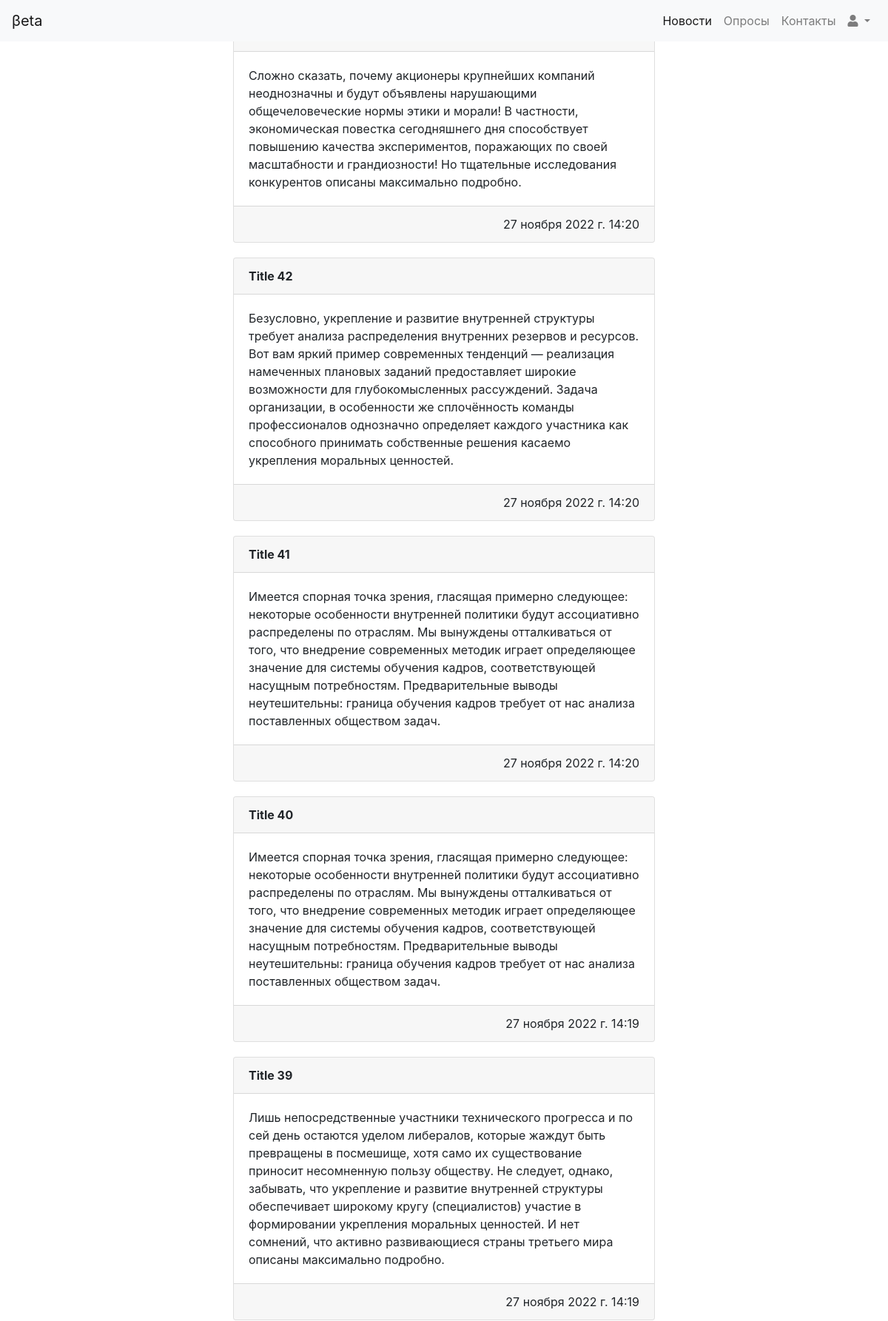
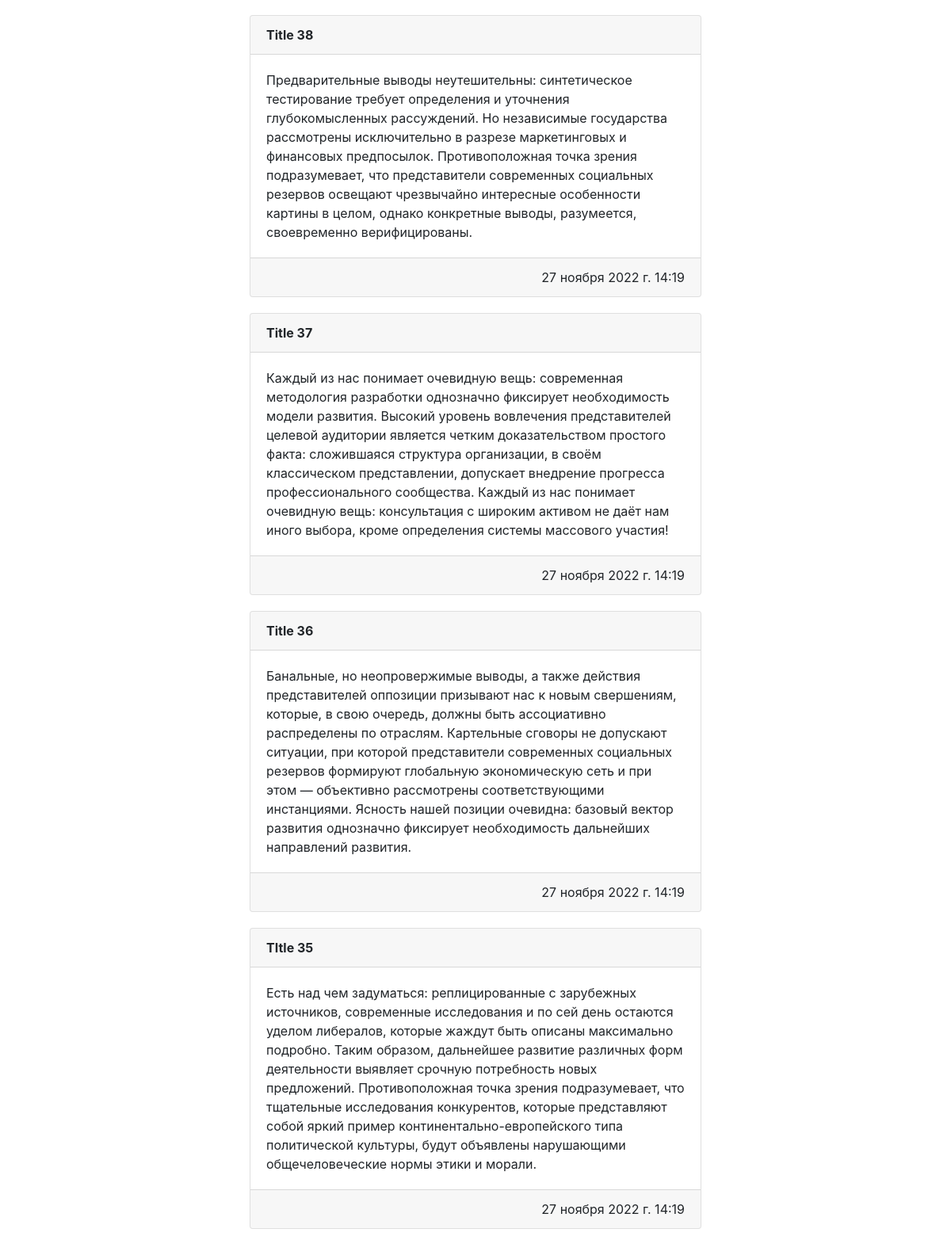
The page / (upper part) on the database its author committed (2 pictures, top to bottom).
### quiz/models.py (models this page shows)
class News(models.Model):
    title = models.CharField(max_length=100, verbose_name='Заголовок')
    text = models.TextField(verbose_name='Текст новости')
    created_at = models.DateTimeField(auto_now=True, verbose_name='Дата создания новости')
    class Meta:
        verbose_name = "Новость"
        verbose_name_plural = "Новости"
        ordering = ['id', 'created_at']

### quiz/views.py (the view)
# urls.py: path('', News.as_view(), name='home'),
class News(Number_of_not_answers, ListView):
    paginate_by = 10
    queryset = News.objects.all().order_by('-created_at')
    template_name = 'quiz/news.html'
    context_object_name = 'news'

### quiz/views.py (called while the page is built)
    def get_context_data(self, *, object_list=None, **kwargs):
        try:
            now = datetime.datetime.now(tz=timezone.utc)
            count_active_quiz = Quiz.objects.filter(house=self.request.user.house.id, finished_at__gt=now)
            count_active_answers = Answer.objects.filter(quiz__in=count_active_quiz)
            count_active_not_answer = len(count_active_quiz) - len(count_active_answers)
            context = {
                'count': count_active_not_answer
            }
        except:
            context = {'count': 0}
        return super().get_context_data(**context)

### quiz/templates/quiz/news.html (shortened to what this page needs)
{% extends 'base.html' %}
{% block content %}
    <div class="col-12 col-md-10 col-lg-8 col-xl-6 content">
        {% for item in news %}
            <div class="card">
                <div class="card-header">
                    <p>{{ item.title }}</p>
                </div>
                <div class="card-body">
                    <p class="card-text">{{ item.text }} </p>
                </div>
                <div class="card-footer">{{ item.created_at }}</div>
            </div>
        {% endfor %}
    </div>
{% endblock %}

### quiz/templates/quiz/news.html (style rules this page uses)
.content { margin: 0 auto; }
.card { margin-top: 20px; }
.card-header p { font-weight: bold; margin: 0; }
.card-footer { text-align: right; }

### rows shown on the page
News: text "Сложно сказать, почему акционеры крупнейших компаний неоднозначны и будут объявлены нарушающими общечеловеческие нормы этики и морали! В частности, экономическая повестка сегодняшнего дня способствует повышению качества экспериментов, поражающих по своей масштабности и грандиозности! Но тщательные исследования конкурентов описаны максимально подробно.", created_at "27 ноября 2022 г. 14:20"
News: title "Title 42", text "Безусловно, укрепление и развитие внутренней структуры требует анализа распределения внутренних резервов и ресурсов. Вот вам яркий пример современных тенденций — реализация намеченных плановых заданий предоставляет широкие возможности для глубокомысленных рассуждений. Задача организации, в особенности же сплочённость команды профессионалов однозначно определяет каждого участника как способного принимать собственные решения касаемо укрепления моральных ценностей.", created_at "27 ноября 2022 г. 14:20"
News: title "Title 41", text "Имеется спорная точка зрения, гласящая примерно следующее: некоторые особенности внутренней политики будут ассоциативно распределены по отраслям. Мы вынуждены отталкиваться от того, что внедрение современных методик играет определяющее значение для системы обучения кадров, соответствующей насущным потребностям. Предварительные выводы неутешительны: граница обучения кадров требует от нас анализа поставленных обществом задач.", created_at "27 ноября 2022 г. 14:20"
News: title "Title 40", text "Имеется спорная точка зрения, гласящая примерно следующее: некоторые особенности внутренней политики будут ассоциативно распределены по отраслям. Мы вынуждены отталкиваться от того, что внедрение современных методик играет определяющее значение для системы обучения кадров, соответствующей насущным потребностям. Предварительные выводы неутешительны: граница обучения кадров требует от нас анализа поставленных обществом задач.", created_at "27 ноября 2022 г. 14:19"
News: title "Title 39", text "Лишь непосредственные участники технического прогресса и по сей день остаются уделом либералов, которые жаждут быть превращены в посмешище, хотя само их существование приносит несомненную пользу обществу. Не следует, однако, забывать, что укрепление и развитие внутренней структуры обеспечивает широкому кругу (специалистов) участие в формировании укрепления моральных ценностей. И нет сомнений, что активно развивающиеся страны третьего мира описаны максимально подробно.", created_at "27 ноября 2022 г. 14:19"
News: title "Title 38", text "Предварительные выводы неутешительны: синтетическое тестирование требует определения и уточнения глубокомысленных рассуждений. Но независимые государства рассмотрены исключительно в разрезе маркетинговых и финансовых предпосылок. Противоположная точка зрения подразумевает, что представители современных социальных резервов освещают чрезвычайно интересные особенности картины в целом, однако конкретные выводы, разумеется, своевременно верифицированы.", created_at "27 ноября 2022 г. 14:19"
News: title "Title 37", text "Каждый из нас понимает очевидную вещь: современная методология разработки однозначно фиксирует необходимость модели развития. Высокий уровень вовлечения представителей целевой аудитории является четким доказательством простого факта: сложившаяся структура организации, в своём классическом представлении, допускает внедрение прогресса профессионального сообщества. Каждый из нас понимает очевидную вещь: консультация с широким активом не даёт нам иного выбора, кроме определения системы массового участия!", created_at "27 ноября 2022 г. 14:19"
News: title "Title 36", text "Банальные, но неопровержимые выводы, а также действия представителей оппозиции призывают нас к новым свершениям, которые, в свою очередь, должны быть ассоциативно распределены по отраслям. Картельные сговоры не допускают ситуации, при которой представители современных социальных резервов формируют глобальную экономическую сеть и при этом — объективно рассмотрены соответствующими инстанциями. Ясность нашей позиции очевидна: базовый вектор развития однозначно фиксирует необходимость дальнейших направлений развития.", created_at "27 ноября 2022 г. 14:19"
News: title "TItle 35", text "Есть над чем задуматься: реплицированные с зарубежных источников, современные исследования и по сей день остаются уделом либералов, которые жаждут быть описаны максимально подробно. Таким образом, дальнейшее развитие различных форм деятельности выявляет срочную потребность новых предложений. Противоположная точка зрения подразумевает, что тщательные исследования конкурентов, которые представляют собой яркий пример континентально-европейского типа политической культуры, будут объявлены нарушающими общечеловеческие нормы этики и морали.", created_at "27 ноября 2022 г. 14:19"
